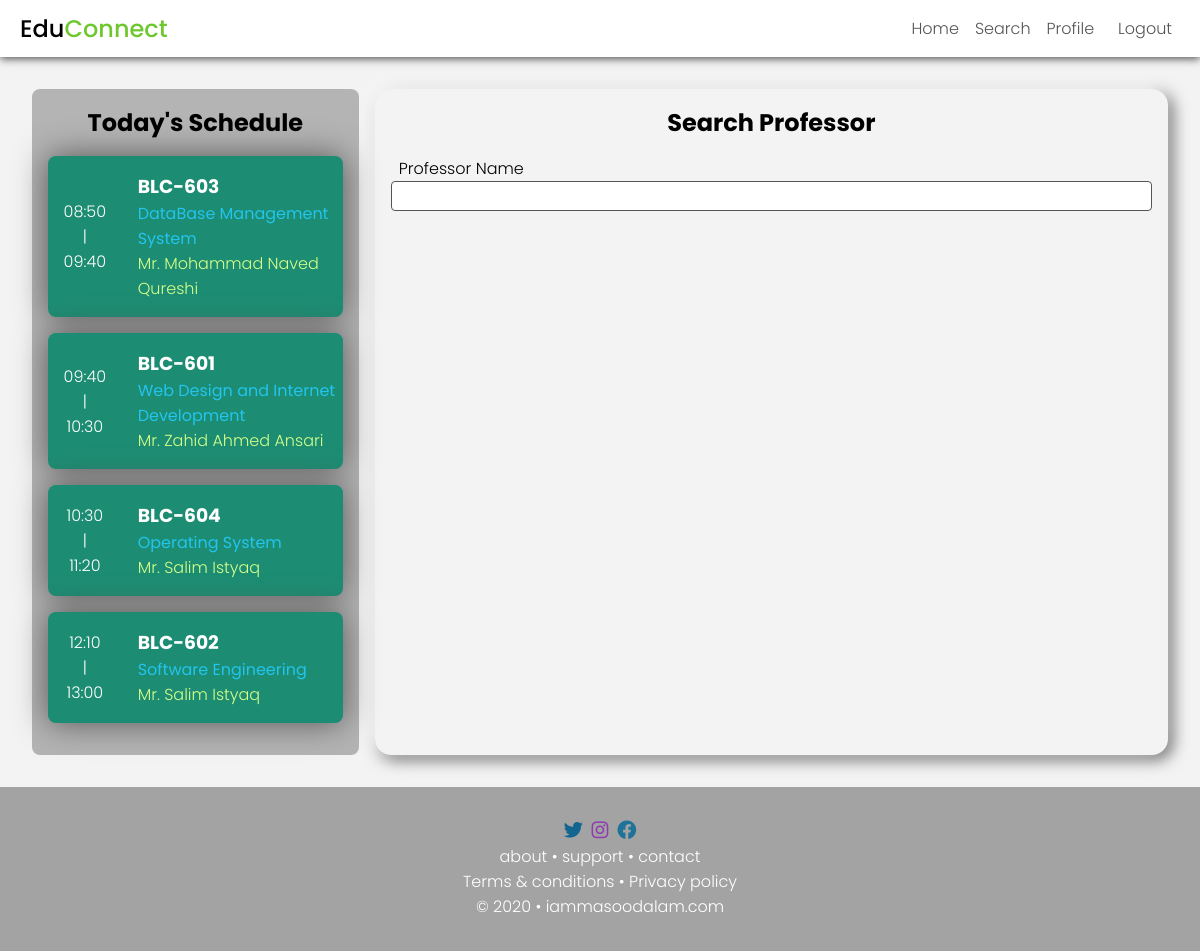
Page /search.php (signed in) on the committed database.
### tables this page shows
CREATE TABLE `course` (
  `coursecode` varchar(20) NOT NULL,
  `coursename` varchar(63) NOT NULL,
  `course_type` varchar(15) NOT NULL,
  `branchid` int(11) NOT NULL,
  `semester` int(11) NOT NULL,
  PRIMARY KEY (`coursecode`),
  KEY `branchid` (`branchid`),
  KEY `semester` (`semester`),
  CONSTRAINT `course_ibfk_1` FOREIGN KEY (`branchid`) REFERENCES `branch` (`branchId`),
  CONSTRAINT `course_ibfk_2` FOREIGN KEY (`semester`) REFERENCES `semester` (`semesterId`)
);

CREATE TABLE `schedule` (
  `branchId` int(11) NOT NULL,
  `semesterId` int(11) NOT NULL,
  `day` int(11) NOT NULL,
  `1st` varchar(20) DEFAULT NULL,
  `2nd` varchar(20) DEFAULT NULL,
  `3rd` varchar(20) DEFAULT NULL,
  `4th` varchar(20) DEFAULT NULL,
  `5th` varchar(20) DEFAULT NULL,
  `6th` varchar(20) DEFAULT NULL,
  `7th` varchar(20) DEFAULT NULL,
  `8th` varchar(20) DEFAULT NULL,
  `9th` varchar(20) DEFAULT NULL,
  PRIMARY KEY (`branchId`,`semesterId`,`day`),
  KEY `semesterId` (`semesterId`),
  KEY `1st` (`1st`),
  KEY `2nd` (`2nd`),
  KEY `3rd` (`3rd`),
  KEY `4th` (`4th`),
  KEY `5th` (`5th`),
  KEY `6th` (`6th`),
  KEY `7th` (`7th`),
  KEY `8th` (`8th`),
  KEY `9th` (`9th`),
  CONSTRAINT `schedule_ibfk_1` FOREIGN KEY (`branchId`) REFERENCES `branch` (`branchId`),
  CONSTRAINT `schedule_ibfk_10` FOREIGN KEY (`8th`) REFERENCES `course` (`coursecode`),
  CONSTRAINT `schedule_ibfk_11` FOREIGN KEY (`9th`) REFERENCES `course` (`coursecode`),
  CONSTRAINT `schedule_ibfk_2` FOREIGN KEY (`semesterId`) REFERENCES `semester` (`semesterId`),
  CONSTRAINT `schedule_ibfk_3` FOREIGN KEY (`1st`) REFERENCES `course` (`coursecode`),
  CONSTRAINT `schedule_ibfk_4` FOREIGN KEY (`2nd`) REFERENCES `course` (`coursecode`),
  CONSTRAINT `schedule_ibfk_5` FOREIGN KEY (`3rd`) REFERENCES `course` (`coursecode`),
  CONSTRAINT `schedule_ibfk_6` FOREIGN KEY (`4th`) REFERENCES `course` (`coursecode`),
  CONSTRAINT `schedule_ibfk_7` FOREIGN KEY (`5th`) REFERENCES `course` (`coursecode`),
  CONSTRAINT `schedule_ibfk_8` FOREIGN KEY (`6th`) REFERENCES `course` (`coursecode`),
  CONSTRAINT `schedule_ibfk_9` FOREIGN KEY (`7th`) REFERENCES `course` (`coursecode`)
);

CREATE TABLE `professorteaches` (
  `coursecode` varchar(20) NOT NULL,
  `professorId` varchar(20) NOT NULL,
  PRIMARY KEY (`coursecode`,`professorId`),
  KEY `professorId` (`professorId`),
  CONSTRAINT `professorteaches_ibfk_1` FOREIGN KEY (`coursecode`) REFERENCES `course` (`coursecode`),
  CONSTRAINT `professorteaches_ibfk_2` FOREIGN KEY (`professorId`) REFERENCES `professor` (`professorId`)
);

CREATE TABLE `professor` (
  `professorId` varchar(20) NOT NULL,
  `name` char(31) NOT NULL,
  `qualification` varchar(31) NOT NULL,
  `address` varchar(255) DEFAULT NULL,
  `joindate` date NOT NULL,
  `emailId` varchar(63) NOT NULL,
  `password` varchar(255) NOT NULL,
  `profilepic` varchar(63) DEFAULT NULL,
  PRIMARY KEY (`professorId`)
);

### includes/schedule-section.inc.php (the view, shortened to what this page needs)
<div id="schedule-section">
    <h2 class="heading">Today's Schedule</h2>
    <div id="time-table">
      <?php
      $day = 3;
      if($day > 0 && $day < 7){
        if($_SESSION['userType'] == "student"){
          $scheduleQuery = "SELECT * FROM `schedule` WHERE `branchId` = $_SESSION[branch] AND `semesterId` = $_SESSION[semester] AND `day` = $day";
          $scheduleResult = $mysqli->query($scheduleQuery);
          $schedule = $scheduleResult->fetch_assoc();
          foreach ($schedule as $key => $value) {
            if($value != null && !is_numeric($value)){
              ?><div class="period"><div class="time"><?php
              switch ($key) {
                case '2nd':
                  echo "08:50<br>|<br>09:40";
                  break;
                case '3rd':
                  echo "09:40<br>|<br>10:30";
                  break;
                case '4th':
                  echo "10:30<br>|<br>11:20";
                  break;
                case '6th':
                  echo "12:10<br>|<br>13:00";
                  break;
              }
              ?></div><div class="subject"><?php
              echo "<h3>" . $value . "</h3>";
              $subjectQuery = "SELECT coursename FROM `course` WHERE `coursecode` = ?";
              $subjectStmt = $mysqli->prepare($subjectQuery);
              $subjectStmt->bind_param("s", $value);
              $subjectStmt->execute();
              $subjectResult = $subjectStmt->get_result();
              $subject = $subjectResult->fetch_assoc();
              echo "<div class=\"subject-name\">" . $subject['coursename'] . "</div>";
              $professorQuery = "SELECT * FROM professorteaches LEFT JOIN professor ON professorteaches.professorId = professor.professorId WHERE professorteaches.coursecode = ?";
              $professorStmt = $mysqli->prepare($professorQuery);
              $professorStmt->bind_param("s", $value);
              $professorStmt->execute();
              $professorResult = $professorStmt->get_result();
              while($professorRow = $professorResult->fetch_assoc()){
                echo "<div class=\"professor-name\">Mr. " . $professorRow['name']. "</div>";
              }
              echo "</div></div>";
            }
          }
        } else if($_SESSION['userType'] == 'professor'){
          if(date("m") < 6) {
            $evenOdd = 0;
          } else {
            $evenOdd = 1;
          }
          $scheduleQuery = "SELECT * FROM `schedulepro` WHERE `professorId` = ? AND `evenOdd` = ? AND `day` = ?";
          $scheduleStmt = $mysqli->prepare($scheduleQuery);
          $scheduleStmt->bind_param("iii", $_SESSION['professorId'], $evenOdd, $day);
          $scheduleStmt->execute();
          $scheduleResult = $scheduleStmt->get_result();
          if($scheduleResult->num_rows > 0){
            $schedule = $scheduleResult->fetch_assoc();
            foreach ($schedule as $key => $value) {
              if($value != null && !is_numeric($value)){
                ?><div class="period"><div class="time"><?php
                switch ($key) {
                  case '1st':
                    echo "08:00<br>|<br>08:50";
                    break;
                  case '2nd':
                    echo "08:50<br>|<br>09:40";
                    break;
                  case '3rd':
                    echo "09:40<br>|<br>10:30";
                    break;
                  case '4th':
                    echo "10:30<br>|<br>11:20";
                    break;
                  case '5th':
                    echo "11:20<br>|<br>12:10";
                    break;
                  case '6th':
                    echo "12:10<br>|<br>13:00";
                    break;
                  case '7th':
                    echo "14:00<br>|<br>14:50";
                    break;
                  case '8th':
                    echo "15:50<br>|<br>15:40";
                    break;
                  case '9th':
                    echo "16:40<br>|<br>16:30";
                    break;
                  default:
                    echo "Free";
                    break;
                }
                ?></div><div class="subject"><?php
                echo "<h3>" . $value . "</h3>";
                $subjectQuery = "SELECT coursename FROM `course` WHERE `coursecode` = ?";
                $subjectStmt = $mysqli->prepare($subjectQuery);
                $subjectStmt->bind_param("s", $value);
                $subjectStmt->execute();
                $subjectResult = $subjectStmt->get_result();
                $subject = $subjectResult->fetch_assoc();
                echo "<div class=\"subject-name\">" . $subject['coursename'] . "</div>";
                echo "</div></div>";
              }
            }
          }
          else {
            echo "<div class='holiday'> Not Scheduled </div>";
          }
        }
      }
      else{
        echo "<div class= 'holiday'>Holiday</div>";
      }
      ?>
    </div>
  </div>

### css/style.css (style rules this page uses)
* { padding: 0; margin: 0; -webkit-box-sizing: border-box; box-sizing: border-box; }
html { scroll-behavior: smooth; }
body { background: #f3f3f3; font-family: poppins; font-weight: 300; }
#schedule-section { position: relative; }
#schedule-section h2 { text-align: center; }
#schedule-section #time-table { padding: 1rem 2rem; color: white; }
#schedule-section #time-table .period { display: none; -ms-grid-columns: 3fr 9fr; grid-template-columns: 3fr 9fr; background-color: #1C8D73; border-radius: 0.5rem; padding: 1rem 0rem; -webkit-box-align: center; -ms-flex-align: center; align-items: center; -webkit-box-shadow: 0rem 0rem 2rem 0rem #555555; box-shadow: 0rem 0rem 2rem 0rem #555555; }
#schedule-section #time-table .period .time { text-align: center; }
#schedule-section #time-table .period .subject { padding-left: 1rem; }
#schedule-section #time-table .period .subject-name { color: #23C4ED; font-size: 1rem; font-weight: 400; }
#schedule-section #time-table .period .subject .professor-name { color: #d5ff89; }
@media only screen and (min-width: 768px) { #schedule-section { background-color: rgba(85, 85, 85, 0.4); padding: 1rem; border-radius: 0.5rem; } }
@media only screen and (min-width: 768px) { #schedule-section h2 { margin-bottom: 1rem; } }
@media only screen and (min-width: 768px) { #schedule-section #time-table { padding: 0rem; } }
@media only screen and (min-width: 768px) { #schedule-section #time-table .period { display: -ms-grid; display: grid; margin: 1rem 0rem; } }
@media only screen and (min-width: 1200px) { #schedule-section { background-color: rgba(85, 85, 85, 0.4); padding: 1rem; border-radius: 0.5rem; } }
@media only screen and (min-width: 1200px) { #schedule-section h2 { margin-bottom: 1rem; } }
@media only screen and (min-width: 1200px) { #schedule-section #time-table { padding: 0rem; } }
@media only screen and (min-width: 1200px) { #schedule-section #time-table .period { display: -ms-grid; display: grid; margin: 1rem 0rem; } }

### rows in the picture
course: shows "08:50", coursename "DataBase Management System"
schedule: 2nd "BLC-603", 3rd "BLC-601", 4th "BLC-604", 6th "BLC-602"
professorteaches: professorId.name "Mohammad Naved Qureshi"
course: shows "09:40", coursename "Web Design and Internet Development"
professorteaches: professorId.name "Zahid Ahmed Ansari"
course: shows "10:30", coursename "Operating System"
professorteaches: professorId.name "Salim Istyaq"
course: shows "12:10", coursename "Software Engineering"
professorteaches: professorId.name "Salim Istyaq"
